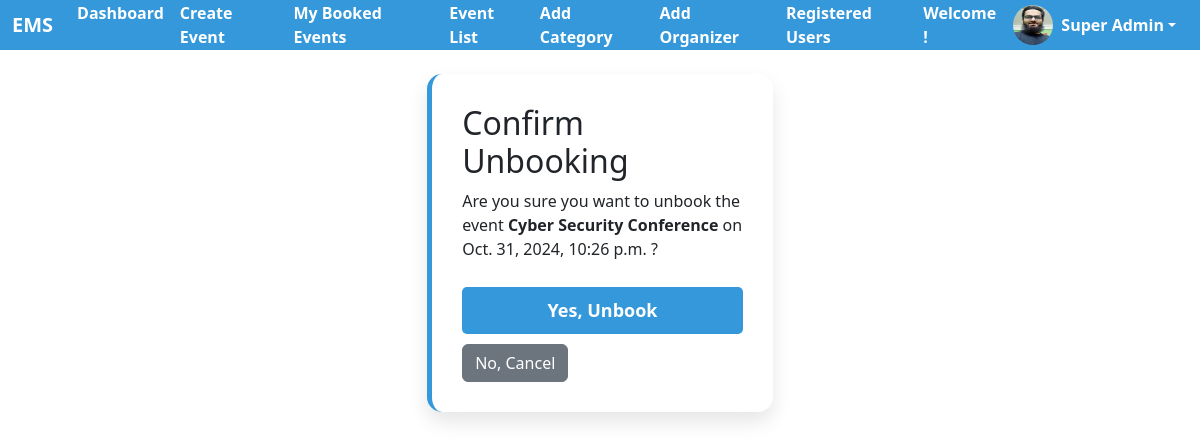
Page /event/unbook/9/ (signed in) on the committed database.
### registration/models.py (models this page shows, shortened)
class CustomUser(AbstractUser):
    phone = models.CharField(max_length=15, blank=True, null=True)
    address = models.CharField(max_length=100, blank=True, null=True)
    photo = models.ImageField(upload_to='profile_photos/', blank=True, null=True)

### event_app/models.py (models this page shows, shortened)
class Booking(models.Model):
    user = models.ForeignKey(settings.AUTH_USER_MODEL, on_delete=models.CASCADE)
    event = models.ForeignKey(EventApp, on_delete=models.CASCADE)
    booking_date = models.DateTimeField(auto_now_add=True)

class EventApp(models.Model):
    name = models.CharField(max_length=255)
    category = models.ForeignKey(Category, on_delete=models.CASCADE)
    location = models.CharField(max_length=255)
    description = models.CharField(max_length=150)
    start_date_time = models.DateTimeField()
    end_date_time = models.DateTimeField()
    created_at = models.DateTimeField(auto_now_add=True)
    capacity = models.IntegerField()
    creator = models.ForeignKey(settings.AUTH_USER_MODEL, on_delete=models.CASCADE)
    organizer = models.ForeignKey('organizer.Organizer', on_delete=models.CASCADE, null=True, blank=True)

### event_app/views.py (the view)
# urls.py: path('unbook/<int:booking_id>/', views.unbook_event, name='unbook_event'),
@login_required
def unbook_event(request, booking_id):
    booking = get_object_or_404(Booking, id=booking_id, user=request.user)
    if request.method == "POST":
        booking.delete()
        messages.success(request, "You have successfully unbooked the event.")
        return redirect('booked_events')
    return render(request, 'event_app/unbook_event_confirmation.html', {'booking': booking})

### event_app/templates/event_app/unbook_event_confirmation.html (shortened to what this page needs)
{% extends 'base.html' %}
{% block content %}
<div class="form-container">
    <h2>Confirm Unbooking</h2>
    <p>Are you sure you want to unbook the event <strong>{{ booking.event.name }}</strong> on {{ booking.booking_date }} ?</p>
    <form method="POST">
        <button type="submit">Yes, Unbook</button>
        <a href="{% url 'booked_events' %}"  class="btn btn-secondary" style="margin-top: 10px;">No, Cancel</a>
    </form>
</div>
{% endblock %}

### templates/top_nav.html (shortened to what this page needs)
<nav class="navbar navbar-expand-lg navbar-light bg-primary">
    <div class="container-fluid">
        <a class="navbar-brand fw-bold text-white" href="#">EMS</a>
        <ul class="navbar-nav me-auto mb-2 mb-lg-0">
            {% if user.is_authenticated %}
            <li class="nav-item">
                <a class="nav-link" href="{% url 'dashboard' %}">Dashboard</a>
            </li>
            <li class="nav-item">
                <a class="nav-link" href="{% url 'create_event' %}">Create Event</a>
            </li>
            <li class="nav-item">
                <a class="nav-link" href="{% url 'booked_events' %}">My Booked Events</a>
            </li>
            {% endif %}
            <li class="nav-item">
                <a class="nav-link" href="{% url 'event_list' %}">Event List</a>
            </li>
            {% if user.is_superuser %}
            <li class="nav-item">
                <a class="nav-link" href="{% url 'add_category' %}">Add Category</a>
            </li>
            <li class="nav-item">
                <a class="nav-link" href="{% url 'add_organizer' %}">Add Organizer</a>
            </li>
            <li class="nav-item">
                <a class="nav-link" href="{% url 'register_user_list' %}">Registered Users</a>
            </li>
            {% endif %}
        </ul>
        <div class="d-flex align-items-center">
            {% if user.is_authenticated %}
            <strong class="text-white" style="margin-right: 5px;">Welcome !</strong>
                <div class="dropdown">
                    <a class="btn btn-outline-secondary dropdown-toggle d-flex align-items-center" href="#" role="button" id="dropdownUserMenu" data-bs-toggle="dropdown" aria-expanded="false">
                        {% if user.photo %}
                            <img src="{{ user.photo.url }}" alt="Profile Photo" class="rounded-circle me-2" style="width: 40px; height: 40px;">
                        {% else %}
                            <i class="bi bi-person-circle profile-icon me-2"></i>
                        {% endif %}
                        <strong>{{ user.first_name }}</strong>
                    </a>
                </div>
            {% endif %}
        </div>
    </div>
</nav>

### static/css/base.css (style rules this page uses)
.bg-primary { background-color: #3498db !important; }
.navbar { height: 50px; transition: all 0.3s; }
.nav-link { font-size: 1.0rem; font-weight: bold; color: #fff; transition: all 0.3s; }
.btn-outline-secondary { color: #ffffff; --bs-btn-border-color: none; --bs-btn-hover-color: #fff; --bs-btn-hover-bg: #16a586; --bs-btn-hover-border-color: primary; --bs-btn-active-color: #fff; --bs-btn-active-bg: #16a586;; --bs-btn-active-border-color: #fff; }

### static/css/form_style.css (style rules this page uses)
.form-container { background-color: #fff; padding: 30px; border-radius: 15px; box-shadow: 0 10px 20px rgba(0, 0, 0, 0.1); max-width: 30%; width: 100%; margin: 0 auto; border-left: 5px solid #3498db; }
button[type="submit"] { width: 100%; padding: 10px; background-color: #3498db; color: white; border: none; border-radius: 5px; font-size: 18px; cursor: pointer; margin-top: 10px; font-weight: bold; transition: background-color 0.3s ease; }

### rows in the picture
CustomUser: photo (picture), first_name "Super Admin"
Booking: event.name "Cyber Security Conference", booking_date "Oct. 31, 2024, 10:26 p.m."
